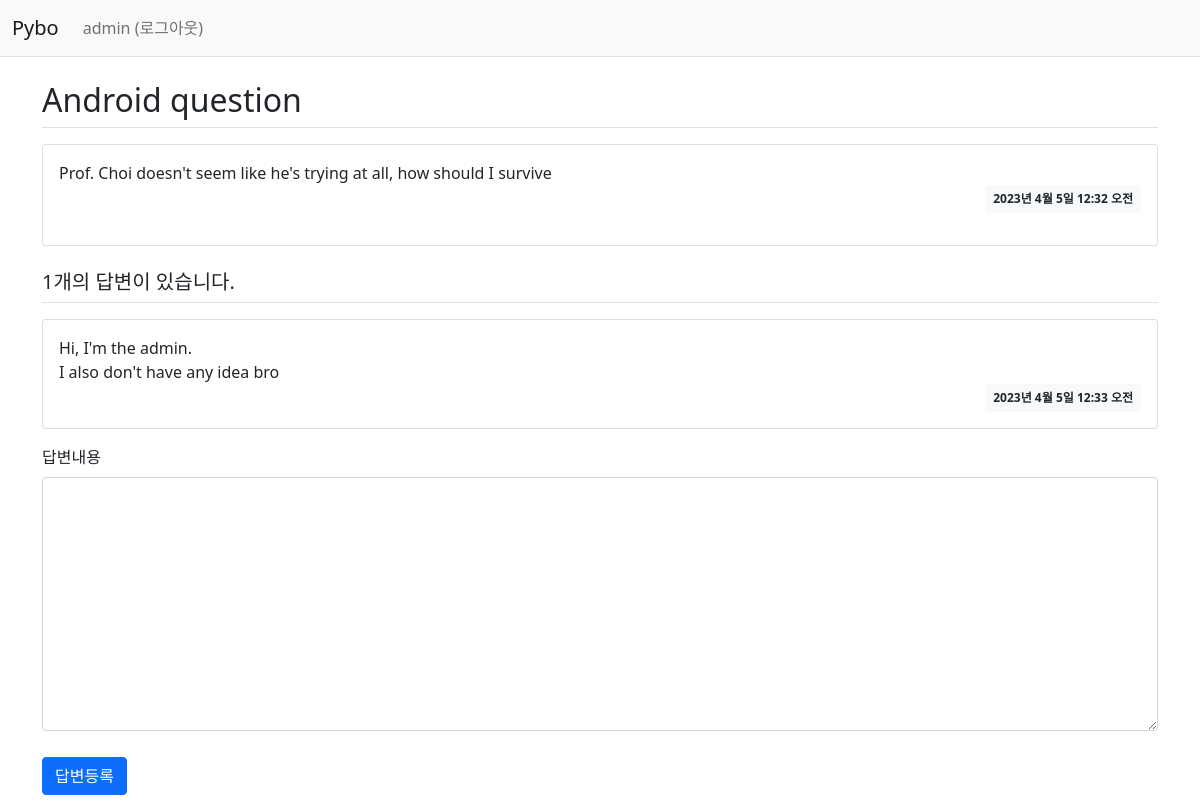
/pybo/305/ (signed in), run on the app's committed database.
### pybo/models.py (models this page shows, shortened)
class Question(models.Model):
    author = models.ForeignKey(User, on_delete=models.CASCADE)  # question author
    subject = models.CharField(max_length=200)
    content = models.TextField()
    create_date = models.DateTimeField()
    modify_date = models.DateTimeField(null=True, blank=True)   # modified date

class Answer(models.Model):
    author = models.ForeignKey(User, on_delete=models.CASCADE)  # answer author
    question = models.ForeignKey(Question, on_delete=models.CASCADE)
    content = models.TextField()
    create_date = models.DateTimeField()
    modify_date = models.DateTimeField(null=True, blank=True)   # modified date

### pybo/views.py (the view)
# urls.py: path('<int:question_id>/', views.detail, name='detail'),    # localhost:8000/pybo/2 페이지 요청시 question_id = 2 가 저장되고 views.detail 호출
def detail(request, question_id):
    question = get_object_or_404(Question, pk=question_id)  # Question모델의 pk에 해당하는 값이 존재하지 않으면 404
    context = {'question': question}
    return render(request, 'pybo/question_detail.html', context)

### templates/pybo/question_detail.html (shortened to what this page needs)
{% extends 'base.html'%}
{% block content %}
<div class="container my-3">
    <h2 class="border-bottom py-2">{{ question.subject }}</h2>
    <div class="card my-3">
        <div class="card-body">
            <div class="card-text" style="white-space: pre-line;">{{ question.content }}</div>
            <div class="d-flex justify-content-end">
                <div class="badge bg-light text-dark p-2">
                    {{ question.create_date }}
                </div>
            </div>
        </div>
    </div>
    <h5 class="border-bottom my-3 py-2">{{question.answer_set.count}}개의 답변이 있습니다.</h5>
    {% for answer in question.answer_set.all %}
    <div class="card my-3">
        <div class="card-body">
            <div class="card-text" style="white-space: pre-line;">{{ answer.content }}</div>
            <div class="d-flex justify-content-end">
                <div class="badge bg-light text-dark p-2">
                    {{ answer.create_date }}
                </div>
            </div>
        </div>
    </div>
    {% endfor %}
    <form action="{% url 'pybo:answer_create' question.id %}" method="post" class="my-3">
        <div class="mb-3">
            <label for="content" class="form-label">답변내용</label>
            <textarea {% if not user.is_authenticated %}disabled{% endif %}
              name="content" id="content" class="form-control" rows="10"></textarea>
        </div>
        <input type="submit" value="답변등록" class="btn btn-primary">
    </form>
</div>
{% endblock %}

### templates/navbar.html (shortened to what this page needs)
<nav class="navbar navbar-expand-lg navbar-light bg-light border-bottom">
    <div class="container-fluid">
        <a class="navbar-brand" href="{% url 'pybo:index' %}">Pybo</a>
        <div class="collapse navbar-collapse" id="navbarSupportedContent">
            <ul class="navbar-nav me-auto mb-2 mb-lg-0">
                <li class="nav-item">
                    {% if user.is_authenticated %}
                        <a class="nav-link" href="{% url 'common:logout' %}">{{ user.username }} (로그아웃)</a>
                    {% else %}
                        <a class="nav-link" href="{% url 'common:login' %}">로그인</a>
                    {% endif %}
                </li>
            </ul>
        </div>
    </div>
</nav>

### static/style.css (style rules this page uses)
textarea { width: 100%; }
input[type=submit] { margin-top: 10px; }

### data on the page
Question: subject "Android question", content "Prof. Choi doesn't seem like he's trying at all, how should I survive", create_date "2023년 4월 5일 12:32 오전", answer_set.count "1"
Answer: content "Hi, I'm the admin. I also don't have any idea bro", create_date "2023년 4월 5일 12:33 오전"

### other printed values
{{ user.username }} "admin"
